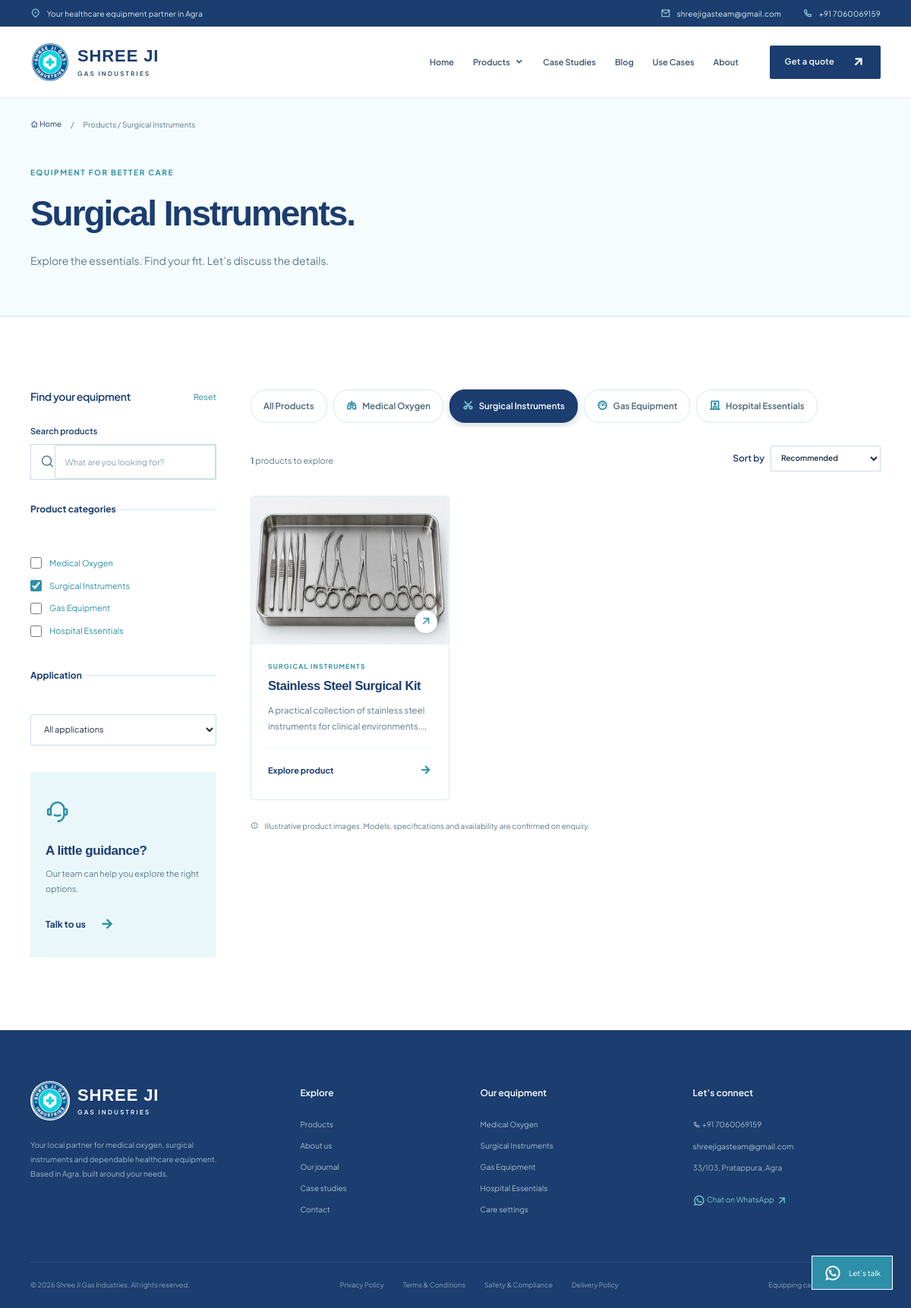
Page /categories/surgical-instruments on the committed database.
### tables this page shows
CREATE TABLE `categories` (
  `id` int(11) NOT NULL AUTO_INCREMENT,
  `parent_id` int(11) DEFAULT NULL,
  `name` varchar(255) NOT NULL,
  `slug` varchar(255) NOT NULL,
  `icon` varchar(100) DEFAULT 'first-aid-kit-line',
  `description` text DEFAULT NULL,
  `sort_order` int(11) DEFAULT 0,
  PRIMARY KEY (`id`),
  UNIQUE KEY `slug` (`slug`)
);

CREATE TABLE `products` (
  `id` int(11) NOT NULL AUTO_INCREMENT,
  `cat_id` int(11) DEFAULT NULL,
  `name` varchar(255) NOT NULL,
  `slug` varchar(255) NOT NULL,
  `short_desc` text DEFAULT NULL,
  `description` text DEFAULT NULL,
  `specs` longtext DEFAULT NULL CHECK (json_valid(`specs`)),
  `tags` text DEFAULT NULL,
  `thumbnail` text DEFAULT NULL,
  `image_alt` varchar(255) DEFAULT NULL,
  `gallery` longtext DEFAULT NULL CHECK (json_valid(`gallery`)),
  `brochure_pdf` text DEFAULT NULL,
  `applications` text DEFAULT NULL,
  `faqs` text DEFAULT NULL,
  `features` text DEFAULT NULL,
  `is_featured` int(11) DEFAULT 0,
  `badge_label` varchar(100) DEFAULT NULL,
  `badge_type` varchar(40) DEFAULT NULL,
  `mfc_date` varchar(100) DEFAULT NULL,
  `exp_date` varchar(100) DEFAULT NULL,
  `keywords` text DEFAULT NULL,
  `status` varchar(30) DEFAULT 'draft',
  `sort_order` int(11) DEFAULT 0,
  `created_at` datetime DEFAULT current_timestamp(),
  PRIMARY KEY (`id`),
  UNIQUE KEY `slug` (`slug`)
);

### views/product/index.php (the view, shortened to what the rows shown need)
<?php
$cTitle = $catTitle ?? ($category ? $title : (setting('catalogue_title') ?: $title));
?>
<div class="page-hero">
    <div class="container">
        <nav class="breadcrumb" aria-label="Breadcrumb">
            <a href="<?= url() ?>"><?= icon('home-4-line') ?> Home</a>
            <span>/</span>
            <span>Products<?= $category ? ' / '.e($category['name']) : '' ?></span>
        </nav>
        <h1><span data-preview="catalogue_title"><?= e($cTitle) ?></span><span>.</span></h1>
    </div>
</div>
<section class="section">
    <div class="container catalogue-layout" id="productCatalogue">
        <aside class="filter-panel">
            <div class="filter-panel__title">
                <h2>Find your equipment</h2>
            </div>
            <fieldset>
                <?php foreach($categories as $cat): ?>
                    <label class="checkbox-label">
                        <input type="checkbox" class="category-filter" value="<?= (int)$cat['id'] ?>" <?= $category && $category['id'] === $cat['id'] ? 'checked' : '' ?>>
                        <span><?= e($cat['name']) ?></span>
                    </label>
                <?php endforeach ?>
            </fieldset>
        </aside>
        <div class="catalogue-results">
            <div class="catalogue-category-pills" aria-label="Category shortcuts">
                <?php foreach($categories as $cat): ?>
                    <a href="<?= url('categories/'.$cat['slug']) ?>" class="cat-pill <?= ($category && $category['id'] === $cat['id']) ? 'is-active' : '' ?>">
                        <?= icon($cat['icon'] ?? 'apps-2-line') ?>
                        <span><?= e($cat['name']) ?></span>
                    </a>
                <?php endforeach ?>
            </div>
            <div class="product-grid" id="productGrid">
                <?php foreach($products as $product) productCard($product); ?>
            </div>
        </div>
    </div>
</section>

### helpers/functions.php (shortened to what the rows shown need)
<?php
function e(mixed $value): string { return htmlspecialchars((string)($value ?? ''), ENT_QUOTES | ENT_SUBSTITUTE, 'UTF-8'); }
function url(string $path = ''): string { return BASE_PATH . '/' . ltrim($path, '/'); }
function icon(string $name, string $class = ''): string { return '<i class="ri-' . e(preg_replace('/[^a-z0-9-]/', '', $name)) . ' ' . e($class) . '" aria-hidden="true"></i>'; }
function photo(string $path): string { return preg_match('#^https://#', $path) ? $path : url($path ?: 'assets/images/equipment.webp'); }
function view(string $template, array $data = [], string $layout = 'main'): void {
    extract($data, EXTR_SKIP);
    ob_start(); require ROOT . '/views/' . $template . '.php'; $content = ob_get_clean();
    require ROOT . '/views/layouts/' . $layout . '.php';
}
function allCategories(): array { return (new ContentModel('categories'))->all(); }
function productCard(array $product): void { require ROOT . '/views/partials/product-card.php'; }

### views/partials/product-card.php
<?php $cat=(new ContentModel('categories'))->find((int)$product['cat_id']); ?>
<article class="product-card" data-id="<?= (int)($product['id'] ?? 0) ?>" data-name="<?= e(strtolower($product['name'].' '.$product['short_desc'].' '.$product['tags'])) ?>" data-category="<?= (int)$product['cat_id'] ?>" data-tags="<?= e(strtolower($product['tags'])) ?>"><a class="product-card__image" href="<?= url('products/'.$product['slug']) ?>"><img src="<?= photo($product['thumbnail']) ?>" alt="<?= e($product['image_alt']?:$product['name']) ?>" loading="lazy" width="640" height="480"><?php if($product['badge_label']): ?><span class="product-badge"><?= e($product['badge_label']) ?></span><?php endif ?><span class="product-card__image-arrow"><?= icon('arrow-right-up-line') ?></span></a><div class="product-card__content"><span class="eyebrow"><?= e($cat['name']??'Equipment') ?></span><h3><a href="<?= url('products/'.$product['slug']) ?>"><?= e($product['name']) ?></a></h3><p><?= e($product['short_desc']) ?></p><a class="text-link" href="<?= url('products/'.$product['slug']) ?>">Explore product <?= icon('arrow-right-line') ?></a></div></article>

### views/partials/footer.php (shortened to what the rows shown need)
<?php $footer=$footerPreview??Section::find('footer'); $f=$footer['fields']??[]; ?>
<footer class="site-footer"><div class="container"><div class="footer-grid"><?= url() ?><?= photo(setting('logo')) ?><?= e($f['body']??setting('description')) ?><?php foreach(['facebook','instagram','linkedin'] as $social): if(setting($social)): ?><?= e(safeLink(setting($social))) ?><?= e(ucfirst($social)) ?><?= icon($social.'-line') ?><?php endif; endforeach ?><?php foreach($f['quick_links']??[] as $link): ?><?= e(safeLink($link['url'])) ?><?= e($link['title']) ?><?php endforeach ?><div><h3>Our equipment</h3><?php foreach(allCategories() as $cat): ?><a href="<?= url('categories/'.$cat['slug']) ?>"><?= e($cat['name']) ?></a><?php endforeach ?><a href="<?= url('use-cases') ?>">Care settings</a></div><?= e(preg_replace('/\s/','',setting('phone'))) ?><?= icon('phone-line') ?> <?= e(setting('phone')) ?><?= e(setting('email')) ?><?= e(setting('email')) ?><?= e(setting('address')) ?><?= e(preg_replace('/\D/','',setting('whatsapp'))) ?><?= icon('whatsapp-line') ?> <?= icon('arrow-right-up-line') ?></div> <?= date('Y') ?> <?= url('privacy') ?><?= url('terms') ?><?= url('compliance') ?><?= url('shipping-policy') ?></div></footer>

### rows in the picture
categories: name "Surgical Instruments", id "☑"
categories: name "Medical Oxygen"
categories: name "Gas Equipment"
categories: name "Hospital Essentials"
products: thumbnail (picture), categories.name "SURGICAL INSTRUMENTS", name "Stainless Steel Surgical Kit", short_desc "A practical collection of stainless steel instruments for clinical…"

### other values in the picture
setting('email') "shreejigasteam@gmail.com"
setting('phone') "+91 7060069159"
$label "Home"
$label "Case Studies"
$label "Blog"
$label "Use Cases"
$label "About"
$cEyebrow "EQUIPMENT FOR BETTER CARE"
$cDesc "Explore the essentials. Find your fit. Let’s discuss the details."
$cGuideTitle "A little guidance?"
$cGuideDesc "Our team can help you explore the right options."
$cGuideBtn "Talk to us"
count($products) "1"
$f['body'] "Your local partner for medical oxygen, surgical instruments and dependable healthcare equipment. Based in Agra, built around your needs."
$link['title'] "Products"
